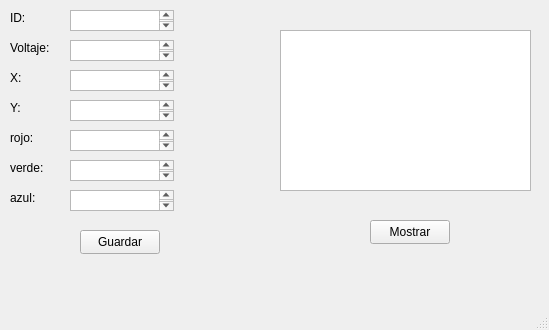
<?xml version="1.0" encoding="UTF-8"?>
<ui version="4.0">
 <class>MainWindow</class>
 <widget class="QMainWindow" name="MainWindow">
  <property name="geometry">
   <rect>
    <x>0</x>
    <y>0</y>
    <width>549</width>
    <height>330</height>
   </rect>
  </property>
  <property name="windowTitle">
   <string>MainWindow</string>
  </property>
  <widget class="QWidget" name="centralwidget">
   <widget class="QPushButton" name="Guardar">
    <property name="geometry">
     <rect>
      <x>80</x>
      <y>230</y>
      <width>80</width>
      <height>24</height>
     </rect>
    </property>
    <property name="text">
     <string>Guardar</string>
    </property>
   </widget>
   <widget class="QTextEdit" name="NeuronaID">
    <property name="geometry">
     <rect>
      <x>70</x>
      <y>10</y>
      <width>104</width>
      <height>21</height>
     </rect>
    </property>
    <property name="html">
     <string>&lt;!DOCTYPE HTML PUBLIC &quot;-//W3C//DTD HTML 4.0//EN&quot; &quot;http://www.w3.org/TR/REC-html40/strict.dtd&quot;&gt;
&lt;html&gt;&lt;head&gt;&lt;meta name=&quot;qrichtext&quot; content=&quot;1&quot; /&gt;&lt;meta charset=&quot;utf-8&quot; /&gt;&lt;style type=&quot;text/css&quot;&gt;
p, li { white-space: pre-wrap; }
hr { height: 1px; border-width: 0; }
li.unchecked::marker { content: &quot;\2610&quot;; }
li.checked::marker { content: &quot;\2612&quot;; }
&lt;/style&gt;&lt;/head&gt;&lt;body style=&quot; font-family:'Segoe UI'; font-size:9pt; font-weight:400; font-style:normal;&quot;&gt;
&lt;p style=&quot;-qt-paragraph-type:empty; margin-top:0px; margin-bottom:0px; margin-left:0px; margin-right:0px; -qt-block-indent:0; text-indent:0px;&quot;&gt;&lt;br /&gt;&lt;/p&gt;&lt;/body&gt;&lt;/html&gt;</string>
    </property>
   </widget>
   <widget class="QTextEdit" name="Voltaje">
    <property name="geometry">
     <rect>
      <x>70</x>
      <y>40</y>
      <width>104</width>
      <height>21</height>
     </rect>
    </property>
   </widget>
   <widget class="QTextEdit" name="Y">
    <property name="geometry">
     <rect>
      <x>70</x>
      <y>100</y>
      <width>104</width>
      <height>21</height>
     </rect>
    </property>
   </widget>
   <widget class="QTextEdit" name="X">
    <property name="geometry">
     <rect>
      <x>70</x>
      <y>70</y>
      <width>104</width>
      <height>21</height>
     </rect>
    </property>
   </widget>
   <widget class="QTextEdit" name="rojo">
    <property name="geometry">
     <rect>
      <x>70</x>
      <y>130</y>
      <width>104</width>
      <height>21</height>
     </rect>
    </property>
   </widget>
   <widget class="QTextEdit" name="verde">
    <property name="geometry">
     <rect>
      <x>70</x>
      <y>160</y>
      <width>104</width>
      <height>21</height>
     </rect>
    </property>
   </widget>
   <widget class="QTextEdit" name="azul">
    <property name="geometry">
     <rect>
      <x>70</x>
      <y>190</y>
      <width>104</width>
      <height>21</height>
     </rect>
    </property>
   </widget>
   <widget class="QLabel" name="label">
    <property name="geometry">
     <rect>
      <x>10</x>
      <y>70</y>
      <width>49</width>
      <height>16</height>
     </rect>
    </property>
    <property name="text">
     <string>X:</string>
    </property>
   </widget>
   <widget class="QLabel" name="label_2">
    <property name="geometry">
     <rect>
      <x>10</x>
      <y>100</y>
      <width>49</width>
      <height>16</height>
     </rect>
    </property>
    <property name="text">
     <string>Y:</string>
    </property>
   </widget>
   <widget class="QLabel" name="label_3">
    <property name="geometry">
     <rect>
      <x>10</x>
      <y>40</y>
      <width>49</width>
      <height>16</height>
     </rect>
    </property>
    <property name="text">
     <string>Voltaje:</string>
    </property>
   </widget>
   <widget class="QLabel" name="label_4">
    <property name="geometry">
     <rect>
      <x>10</x>
      <y>10</y>
      <width>49</width>
      <height>16</height>
     </rect>
    </property>
    <property name="text">
     <string>ID:</string>
    </property>
   </widget>
   <widget class="QLabel" name="label_5">
    <property name="geometry">
     <rect>
      <x>10</x>
      <y>130</y>
      <width>49</width>
      <height>16</height>
     </rect>
    </property>
    <property name="text">
     <string>rojo:</string>
    </property>
   </widget>
   <widget class="QLabel" name="label_6">
    <property name="geometry">
     <rect>
      <x>10</x>
      <y>160</y>
      <width>49</width>
      <height>16</height>
     </rect>
    </property>
    <property name="text">
     <string>verde:</string>
    </property>
   </widget>
   <widget class="QLabel" name="label_8">
    <property name="geometry">
     <rect>
      <x>10</x>
      <y>190</y>
      <width>49</width>
      <height>16</height>
     </rect>
    </property>
    <property name="text">
     <string>azul:</string>
    </property>
   </widget>
   <widget class="QPushButton" name="Mostrar">
    <property name="geometry">
     <rect>
      <x>370</x>
      <y>220</y>
      <width>80</width>
      <height>24</height>
     </rect>
    </property>
    <property name="text">
     <string>Mostrar</string>
    </property>
   </widget>
   <widget class="QPlainTextEdit" name="plainTextEdit">
    <property name="geometry">
     <rect>
      <x>280</x>
      <y>30</y>
      <width>251</width>
      <height>161</height>
     </rect>
    </property>
   </widget>
  </widget>
  <widget class="QMenuBar" name="menubar">
   <property name="geometry">
    <rect>
     <x>0</x>
     <y>0</y>
     <width>549</width>
     <height>21</height>
    </rect>
   </property>
  </widget>
  <widget class="QStatusBar" name="statusbar"/>
 </widget>
 <resources/>
 <connections/>
</ui>
